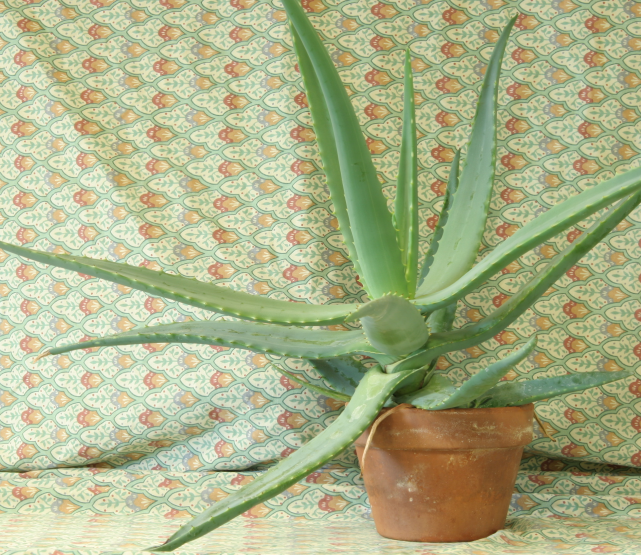
//> input picture data/Aloe/view1.png, 1282 x 1110 px (shown at 1/2 size)
$ ./main ../data/Aloe/ out.png   (built with g++ and OpenCV 4)
//> lines starting //> are read from the running program, lines starting //| are printed output that depends on the picture
#include <iostream>
#include <opencv2/opencv.hpp>
#include <opencv2/img_hash.hpp>
#include <numeric>
#include <math.h>

// https://www.researchgate.net/publication/3324796_Weighted_median_filters_A_tutorial

// TAKEN FROM https://docs.opencv.org/2.4/doc/tutorials/gpu/gpu-basics-similarity/gpu-basics-similarity.html
# define M_PI           3.14159265358979323846
// [605 lines left out: functions getMSSIM, Median, calculateAndPrintErrors, calculateAndWriteErrors, createGaussianMask, OurFiler and 7 more, not called in this run]

int main(int argc, char** argv) {
	if (argc < 3) {
		std::cerr << "Usage: " << argv[0] << " PATH_TO_IMAGE_PAIR OUTPUT_FILE" << std::endl;
		return 1;
	}

	std::string dataFolderPath = argv[1];
	std::string output_file = argv[2];

	// TUNABLE PARAMETERS
	int window_size = 7;
	float sigmaRange = 50;

	cv::Mat im = cv::imread("../data/lena.png", cv::IMREAD_GRAYSCALE);
//> lena.png cannot be read in this run, so this picture is empty

	cv::Mat color = cv::imread(dataFolderPath + "view1.png", cv::IMREAD_GRAYSCALE);
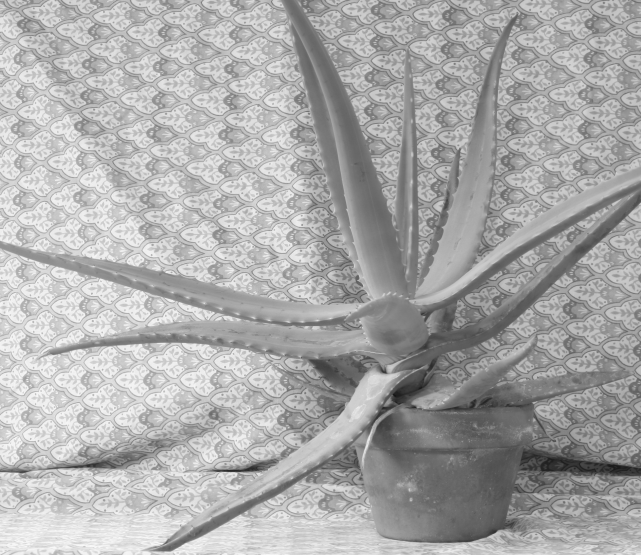
//> color: 1110 rows x 1282 cols, CV_8UC1 (shown at 1/2 size); min 18, max 252, mean 170.3
	cv::Mat depth = cv::imread(dataFolderPath + "disp1.png", cv::IMREAD_GRAYSCALE);
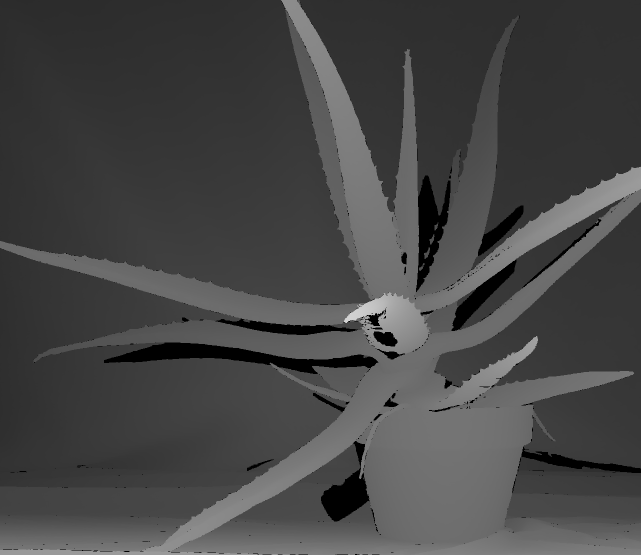
//> input picture data/Aloe/disp1.png, 1282 x 1110 px (shown at 1/2 size)
//> depth is the input picture: 1110 rows x 1282 cols, CV_8UC1; min 0, max 211, mean 69.8
	cv::Mat lowres_depth = cv::imread(dataFolderPath + "lowres_disp1.png", cv::IMREAD_GRAYSCALE);
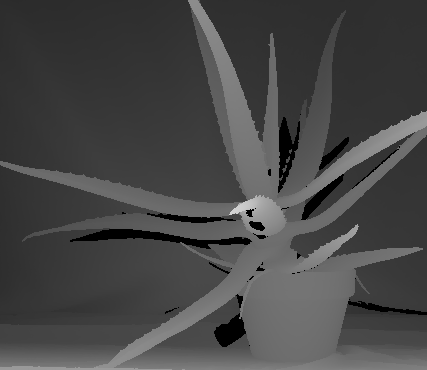
//> input picture data/Aloe/lowres_disp1.png, 427 x 370 px
//> lowres_depth is the input picture: 370 rows x 427 cols, CV_8UC1; min 0, max 211, mean 70.3

	if (im.data == nullptr) {
		std::cerr << "Failed to load image" << std::endl;
	}

	cv::Mat gt_image = im.clone();
	cv::Mat gt_depth = depth.clone();

	//cv::imshow("im", im);
	//cv::waitKey();

	cv::Mat noise(im.size(), im.type());
	uchar mean = 0;
	uchar stddev = 25;
//> (the run ends here: the program stops with an error, at `cv::randn(noise, mean, stddev);`)
